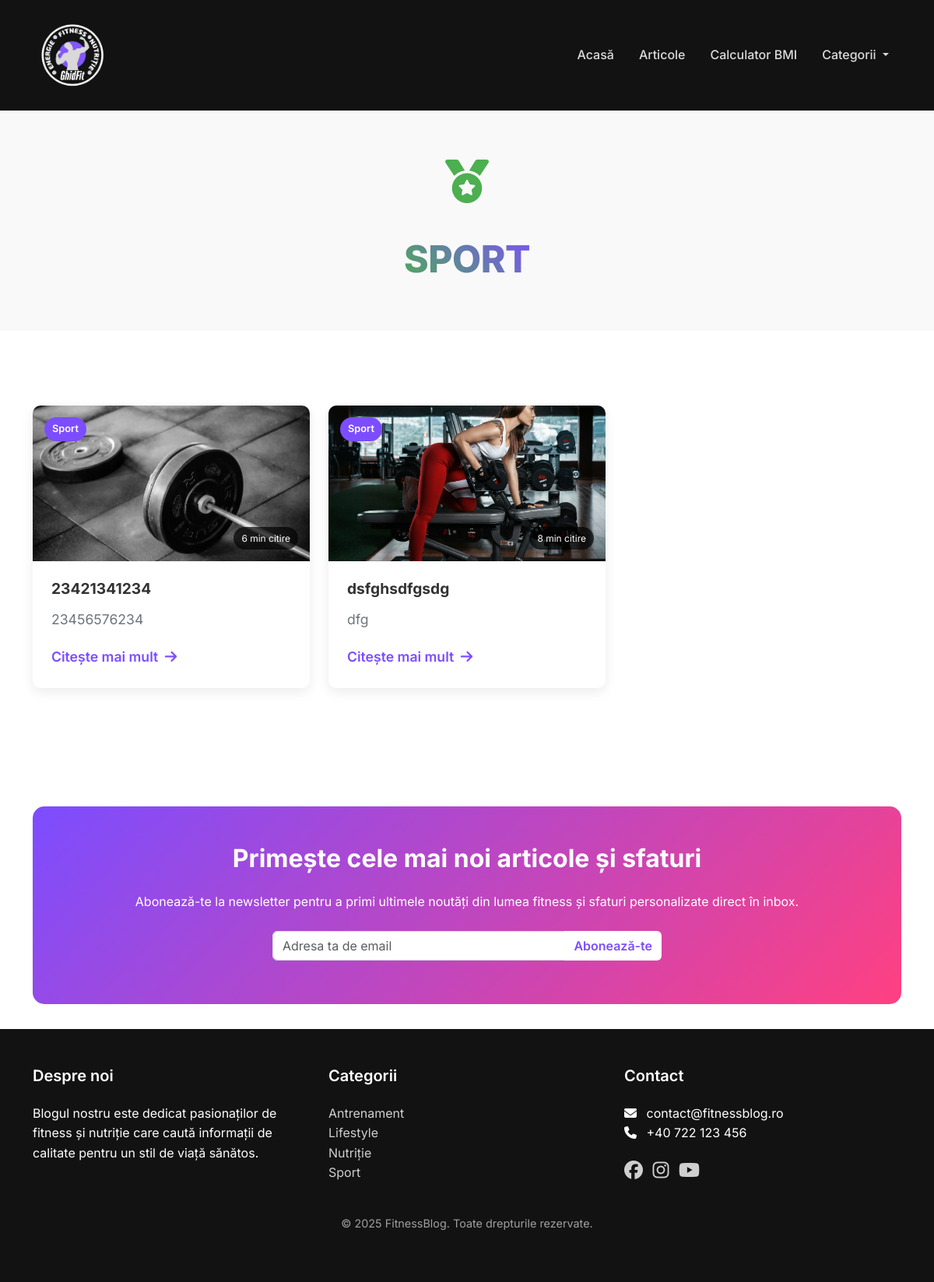
The app's page /categorie/sport/ with its own data.
### blog/models.py (models this page shows, shortened)
class Category(models.Model):
    name = models.CharField(max_length=100, verbose_name='Nume')
    slug = models.SlugField(unique=True, verbose_name='Slug')
    icon = models.CharField(max_length=50, blank=True, null=True, verbose_name='Iconiță FontAwesome')
    class Meta:
        verbose_name = 'Categorie'
        verbose_name_plural = 'Categorii'
        ordering = ['name']

class Article(models.Model):
    title = models.CharField(max_length=200, verbose_name='Titlu')
    slug = models.SlugField(unique=True, verbose_name='Slug')
    content = RichTextField(verbose_name='Conținut')
    featured_image = models.ImageField(upload_to='articles/', verbose_name='Imagine principală')
    category = models.ForeignKey(Category, on_delete=models.CASCADE, related_name='articles', verbose_name='Categorie')
    created_at = models.DateTimeField(auto_now_add=True, verbose_name='Data creării')
    updated_at = models.DateTimeField(auto_now=True, verbose_name='Data actualizării')
    read_time = models.IntegerField(default=5, verbose_name='Timp de citire (minute)')
    meta_title = models.CharField(max_length=200, blank=True, verbose_name='Titlu Meta')
    meta_description = models.TextField(blank=True, verbose_name='Descriere Meta')
    meta_keywords = models.CharField(max_length=200, blank=True, verbose_name='Cuvinte cheie Meta')
    class Meta:
        verbose_name = 'Articol'
        verbose_name_plural = 'Articole'
        ordering = ['-created_at']

### blog/views.py (the view)
# urls.py: path('categorie/<slug:slug>/', views.category_articles, name='category_articles'),
def category_articles(request, slug):
    category = get_object_or_404(
        Category.objects.annotate(articles_count=Count('articles')).filter(articles_count__gt=0),
        slug=slug
    )
    articles_list = category.articles.order_by('-created_at')
    paginator = Paginator(articles_list, 9)
    page_number = request.GET.get('page')
    articles = paginator.get_page(page_number)
    context = {
        'category': category,
        'articles': articles,
        'adsense_locations': {
            ad.name: ad.ad_code for ad in AdSenseLocation.objects.filter(is_active=True)
        },
    }
    return render(request, 'blog/category_articles.html', context)

### blog/context_processors.py (called while the page is built)
def global_context(request):
    categories = Category.objects.annotate(
        articles_count=Count('articles')
    ).filter(articles_count__gt=0)
    adsense_locations = {
        ad.name: ad.ad_code for ad in AdSenseLocation.objects.filter(is_active=True)
    }
    return {
        'categories': categories,
        'adsense_locations': adsense_locations
    }

### templates/blog/category_articles.html (shortened to what this page needs)
{% extends 'blog/base.html' %}
{% load static %}
{% block content %}
<section class="category-header py-5">
    <div class="container">
        <div class="row">
            <div class="col-lg-8 mx-auto text-center">
                <div class="category-icon">
                    {% if category.icon %}
                    <i class="fas {{ category.icon }}"></i>
                    {% endif %}
                </div>
                <h1 class="category-title">{{ category.name }}</h1>
            </div>
        </div>
    </div>
</section>
<section class="articles-grid-section py-5">
    <div class="container">
        <div class="row">
            {% for article in articles %}
            <div class="col-md-4 mb-4">
                <div class="article-card">
                    <div class="article-img">
                        <img src="{{ article.featured_image.url }}" alt="{{ article.title }}">
                        <div class="article-category {{ article.category.slug }}">{{ article.category.name }}</div>
                        <div class="article-time">{{ article.read_time }} min citire</div>
                    </div>
                    <div class="article-content">
                        <h3 class="article-title"><a href="{% url 'blog:article_detail' article.slug %}">{{ article.title }}</a></h3>
                        <p class="article-excerpt">{{ article.content|truncatechars:100 }}</p>
                        <a href="{% url 'blog:article_detail' article.slug %}" class="read-more">Citește mai mult <i class="fas fa-arrow-right ms-1"></i></a>
                    </div>
                </div>
            </div>
            {% empty %}
            <div class="col-12 text-center py-5">
                <p>Nu există articole în această categorie momentan.</p>
            </div>
            {% endfor %}
        </div>
    </div>
</section>
{% endblock %}

### templates/blog/base.html (shortened to what this page needs)
<!DOCTYPE html>
<html lang="ro">
<head>
    <link rel="stylesheet" href="https://cdnjs.cloudflare.com/ajax/libs/font-awesome/6.5.1/css/all.min.css">
    <link href="https://cdn.jsdelivr.net/npm/bootstrap@5.3.2/dist/css/bootstrap.min.css" rel="stylesheet">
    {% load static %}
    <link rel="stylesheet" href="{% static 'css/styles.css' %}">
</head>
<body>
    <header class="header">
        <nav class="navbar navbar-expand-lg navbar-dark">
            <div class="container">
                <a class="navbar-brand mx-auto order-0" href="{% url 'blog:home' %}">
                    <picture>
                        <source srcset="{% static 'images/logo.webp' %}" type="image/webp">
                        <img src="{% static 'images/logo.webp' %}" alt="GhidFit" class="navbar-logo">
                    </picture>
                </a>
                <div class="collapse navbar-collapse order-2" id="navbarNav">
                    <ul class="navbar-nav ms-auto">
                        <li class="nav-item">
                            <a class="nav-link" href="{% url 'blog:home' %}">Acasă</a>
                        </li>
                        <li class="nav-item">
                            <a class="nav-link" href="{% url 'blog:all_articles' %}">Articole</a>
                        </li>
                        <li class="nav-item">
                            <a class="nav-link" href="{% url 'blog:bmi_calculator' %}">Calculator BMI</a>
                        </li>
                        <li class="nav-item dropdown">
                            <a class="nav-link dropdown-toggle" href="#" id="navbarDropdown" role="button" data-bs-toggle="dropdown" aria-expanded="false">
                                Categorii
                            </a>
                        </li>
                    </ul>
                </div>
            </div>
        </nav>
    </header>
    <main>
        {% block content %}{% endblock %}
    </main>
    <section class="newsletter-section">
        <div class="container">
            <div class="newsletter-container py-5 px-4">
                <div class="row">
                    <div class="col-lg-12 text-center">
                        <h2 class="section-title">Primește cele mai noi articole și sfaturi</h2>
                        <p class="mb-4">Abonează-te la newsletter pentru a primi ultimele noutăți din lumea fitness și sfaturi personalizate direct în inbox.</p>
                        <form id="newsletter-form" class="newsletter-form">
                            <div class="input-group">
                                <input type="email" class="form-control" id="email" name="email" placeholder="Adresa ta de email" required>
                                <button type="submit" class="btn subscribe-btn">Abonează-te</button>
                            </div>
                        </form>
                    </div>
                </div>
            </div>
        </div>
    </section>
    <footer class="footer py-5">
        <div class="container">
            <div class="row">
                <div class="col-md-4">
                    <h5>Despre noi</h5>
                    <p>Blogul nostru este dedicat pasionaților de fitness și nutriție care caută informații de calitate pentru un stil de viață sănătos.</p>
                </div>
                <div class="col-md-4">
                    <h5>Categorii</h5>
                    <ul class="list-unstyled">
                        {% for category in categories %}
                            <li><a href="{% url 'blog:category_articles' category.slug %}">{{ category.name }}</a></li>
                        {% endfor %}
                    </ul>
                </div>
                <div class="col-md-4">
                    <h5>Contact</h5>
                    <ul class="list-unstyled">
                        <li><i class="fas fa-envelope me-2"></i> contact@fitnessblog.ro</li>
                        <li><i class="fas fa-phone me-2"></i> +40 722 123 456</li>
                    </ul>
                    <div class="social-icons mt-3">
                        <a href="#" class="me-2"><i class="fab fa-facebook"></i></a>
                        <a href="#" class="me-2"><i class="fab fa-instagram"></i></a>
                        <a href="#" class="me-2"><i class="fab fa-youtube"></i></a>
                    </div>
                </div>
            </div>
            <div class="row mt-4">
                <div class="col-md-12 text-center">
                    <p class="copyright">© 2025 FitnessBlog. Toate drepturile rezervate.</p>
                </div>
            </div>
        </div>
    </footer>
</body>
</html>

### static/css/styles.css (style rules this page uses)
:root { --primary-color: #7c4dff; --primary-hover: #6a3ff5; --secondary-color: #ff4081; --secondary-hover: #f50057; --text-color: #333; --light-text: #fff; --dark-bg: #121212; --light-bg: #f9f9f9; --gray-color: #6c757d; --border-color: #e9ecef; --antrenament-color: #ff5722; --nutritie-color: #4caf50; --lifestyle-color: #2196f3; }
body { font-family: 'Inter', sans-serif; color: var(--text-color); line-height: 1.6; background-color: #fff; }
a { color: var(--primary-color); text-decoration: none; transition: all 0.3s ease; }
.section-title { font-weight: 700; margin-bottom: 1.5rem; }
.header { background-color: var(--dark-bg); }
.navbar-dark { padding: 1rem 0; }
.navbar-logo { height: 100px; width: auto; }
.navbar-dark .navbar-nav .nav-link { color: rgba(255, 255, 255, 0.85); font-weight: 500; padding: 0.5rem 1rem; }
.navbar-brand { font-family: 'Inter', sans-serif; font-weight: 700; font-size: 1.5rem; letter-spacing: -0.5px; }
.article-card { border-radius: 10px; overflow: hidden; box-shadow: 0 5px 15px rgba(0, 0, 0, 0.08); transition: all 0.3s ease; height: 100%; display: flex; flex-direction: column; background-color: white; }
.article-img { position: relative; height: 200px; }
.article-img img { width: 100%; height: 100%; object-fit: cover; }
.article-category { position: absolute; top: 15px; left: 15px; background-color: var(--primary-color); color: white; padding: 5px 10px; border-radius: 20px; font-size: 0.8rem; font-weight: 600; }
.article-time { position: absolute; bottom: 15px; right: 15px; background-color: rgba(0, 0, 0, 0.7); color: white; padding: 5px 10px; border-radius: 20px; font-size: 0.75rem; }
.article-content { padding: 1.5rem; flex: 1; display: flex; flex-direction: column; }
.article-title { font-size: 1.2rem; font-weight: 700; margin-bottom: 0.75rem; }
.article-title a { color: var(--text-color); }
.article-excerpt { color: var(--gray-color); margin-bottom: 1rem; flex-grow: 1; }
.read-more { font-weight: 600; color: var(--primary-color); margin-top: auto; }
.newsletter-section { padding: 2rem 0; }
.newsletter-container { background: linear-gradient(135deg, var(--primary-color), var(--secondary-color)); border-radius: 15px; color: white; }
.newsletter-form { max-width: 500px; margin: 0 auto; }
.subscribe-btn { background-color: white; color: var(--primary-color); font-weight: 600; border: none; transition: all 0.3s ease; }
.footer { background-color: var(--dark-bg); color: white; }
.footer h5 { color: white; font-weight: 600; margin-bottom: 1.5rem; }
.footer a { color: rgba(255, 255, 255, 0.8); transition: all 0.3s ease; }
.footer .social-icons a { font-size: 1.5rem; margin-right: 1rem; }
.copyright { color: rgba(255, 255, 255, 0.6); font-size: 0.9rem; }
.article-content { font-size: 1.1rem; line-height: 1.8; }
.category-header, .page-header { background-color: var(--light-bg); padding: 3rem 0; }
.category-icon { font-size: 3rem; margin-bottom: 1rem; color: var(--primary-color); }
.category-title, .page-title { font-size: 2.5rem; font-weight: 700; margin-bottom: 1rem; }
.category-header { padding: 4rem 0; background-color: var(--light-bg); text-align: center; }
.category-icon { font-size: 3.5rem; margin-bottom: 1.5rem; color: var(--nutritie-color); text-align: center; }
.category-icon i { display: inline-block; }
.category-title { font-family: 'Inter', sans-serif; font-weight: 800; font-size: 3rem; letter-spacing: -0.5px; margin: 0 auto 1rem auto; background: linear-gradient(45deg, var(--nutritie-color), var(--primary-color)); -webkit-background-clip: text; background-clip: text; -webkit-text-fill-color: transparent; text-transform: uppercase; text-align: center; display: table; padding: 0 15px; }

### records on screen
Category: name "SPORT", name "Sport"
Article: featured_image (placeholder picture), category.name "Sport", read_time "6", title "23421341234", content "23456576234"
Article: featured_image (picture), category.name "Sport", read_time "8", title "dsfghsdfgsdg", content "dfg"
Category: name "Antrenament"
Category: name "Lifestyle"
Category: name "Nutriție"
